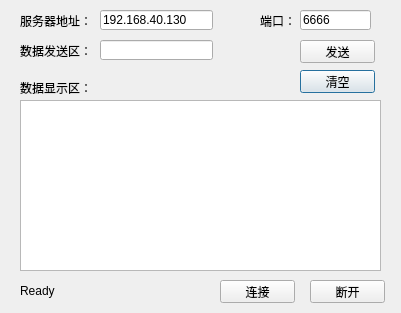
<?xml version="1.0" encoding="UTF-8"?>
<ui version="4.0">
 <class>client</class>
 <widget class="QDialog" name="client">
  <property name="geometry">
   <rect>
    <x>0</x>
    <y>0</y>
    <width>401</width>
    <height>313</height>
   </rect>
  </property>
  <property name="windowTitle">
   <string>客户端</string>
  </property>
  <property name="toolTip">
   <string>客户端</string>
  </property>
  <property name="whatsThis">
   <string>客户端</string>
  </property>
  <widget class="QLineEdit" name="clientPortlineEdit">
   <property name="geometry">
    <rect>
     <x>300</x>
     <y>10</y>
     <width>71</width>
     <height>20</height>
    </rect>
   </property>
   <property name="text">
    <string>6666</string>
   </property>
  </widget>
  <widget class="QLabel" name="label_2">
   <property name="geometry">
    <rect>
     <x>20</x>
     <y>40</y>
     <width>71</width>
     <height>21</height>
    </rect>
   </property>
   <property name="text">
    <string>数据发送区：</string>
   </property>
  </widget>
  <widget class="QPushButton" name="cCleanpushButton">
   <property name="geometry">
    <rect>
     <x>300</x>
     <y>70</y>
     <width>75</width>
     <height>23</height>
    </rect>
   </property>
   <property name="text">
    <string>清空</string>
   </property>
  </widget>
  <widget class="QLineEdit" name="clientMessagelineEdit">
   <property name="geometry">
    <rect>
     <x>100</x>
     <y>40</y>
     <width>113</width>
     <height>20</height>
    </rect>
   </property>
  </widget>
  <widget class="QLineEdit" name="clientIPlineEdit">
   <property name="geometry">
    <rect>
     <x>100</x>
     <y>10</y>
     <width>113</width>
     <height>20</height>
    </rect>
   </property>
   <property name="text">
    <string>192.168.40.130</string>
   </property>
  </widget>
  <widget class="QPushButton" name="clientSendpushButton">
   <property name="geometry">
    <rect>
     <x>300</x>
     <y>40</y>
     <width>75</width>
     <height>23</height>
    </rect>
   </property>
   <property name="text">
    <string>发送</string>
   </property>
  </widget>
  <widget class="QLabel" name="label_4">
   <property name="geometry">
    <rect>
     <x>260</x>
     <y>10</y>
     <width>41</width>
     <height>21</height>
    </rect>
   </property>
   <property name="text">
    <string>端口：</string>
   </property>
  </widget>
  <widget class="QLabel" name="label">
   <property name="geometry">
    <rect>
     <x>20</x>
     <y>10</y>
     <width>71</width>
     <height>21</height>
    </rect>
   </property>
   <property name="text">
    <string>服务器地址：</string>
   </property>
  </widget>
  <widget class="QLabel" name="label_3">
   <property name="geometry">
    <rect>
     <x>20</x>
     <y>80</y>
     <width>71</width>
     <height>16</height>
    </rect>
   </property>
   <property name="text">
    <string>数据显示区：</string>
   </property>
  </widget>
  <widget class="QPushButton" name="connectpushButton">
   <property name="geometry">
    <rect>
     <x>220</x>
     <y>280</y>
     <width>75</width>
     <height>23</height>
    </rect>
   </property>
   <property name="text">
    <string>连接</string>
   </property>
  </widget>
  <widget class="QPushButton" name="disconnectpushButton">
   <property name="geometry">
    <rect>
     <x>310</x>
     <y>280</y>
     <width>75</width>
     <height>23</height>
    </rect>
   </property>
   <property name="text">
    <string>断开</string>
   </property>
  </widget>
  <widget class="QLabel" name="cStatuslabel">
   <property name="geometry">
    <rect>
     <x>20</x>
     <y>280</y>
     <width>151</width>
     <height>21</height>
    </rect>
   </property>
   <property name="text">
    <string>Ready</string>
   </property>
  </widget>
  <widget class="QTextEdit" name="messagetextBrowser">
   <property name="geometry">
    <rect>
     <x>20</x>
     <y>100</y>
     <width>361</width>
     <height>171</height>
    </rect>
   </property>
  </widget>
 </widget>
 <resources/>
 <connections/>
</ui>
